Frame 1 (no input): blank canvas, image omitted
Frame 60 (the mouse pressed at the canvas centre just before this capture): blank canvas, image omitted
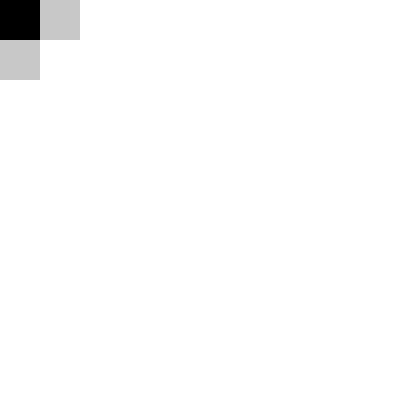
Frame 120 (the mouse held since frame 60 and released just before this capture)

The Processing sketch whose frames 1 and 60 were blank and that drew this single picture after the mouse press (run headless with seeded random() and noise(); from frame 60 on, the mouse is pressed at the canvas centre):

// Processing sketch: forAnim
// ── forAnim.pde
float ancho;
float alto;
float varModif = 1;
void setup() {
  size(400, 400);
  ancho = width/10;
  alto = height/10;
  noStroke();
}
void draw() {
  background(0);
  for (int j = 0; j < 10; j++) {
    for (int i = 0; i < 10; i++) {
      varModif = (mouseY*i) + (mouseX*j);
      fill(varModif);
      rect(i*ancho, alto*j, ancho, alto);
    }
  }
}
